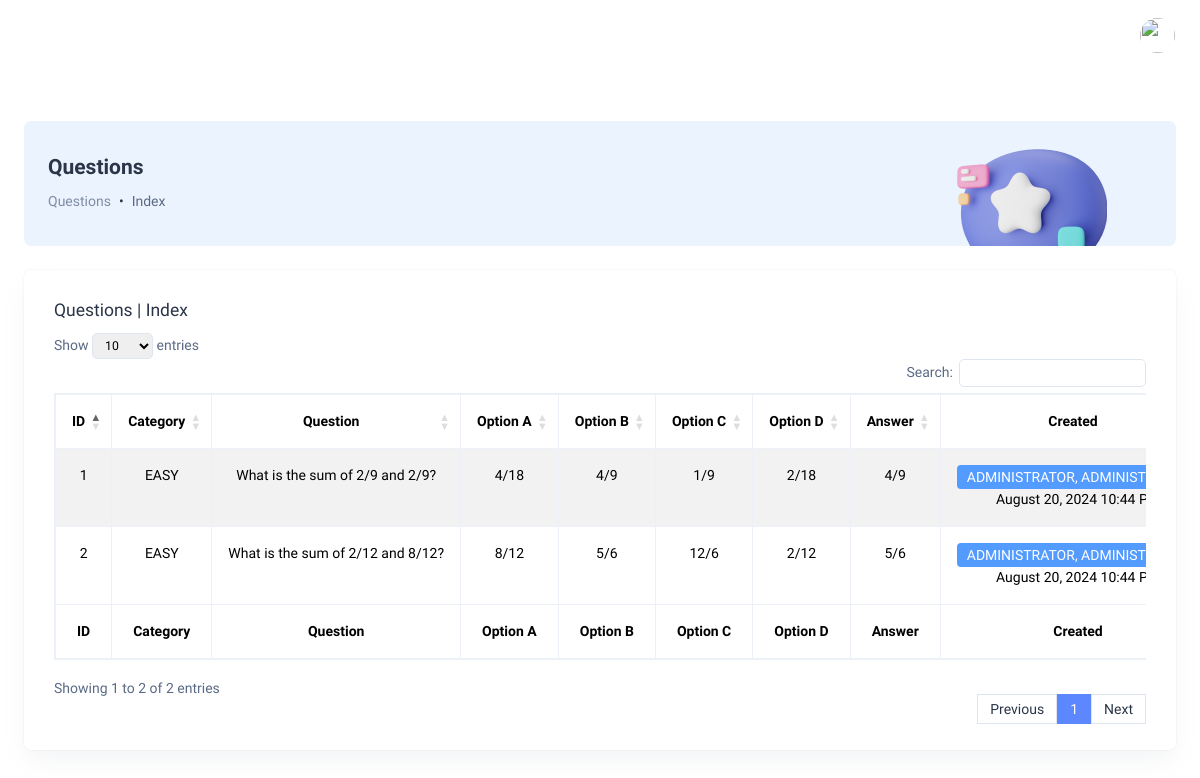
Page /index.php/questions on the committed database.
### tables this page shows
CREATE TABLE questions (
  id int NOT NULL AUTO_INCREMENT,
  category_id int DEFAULT NULL,
  question varchar(2000) DEFAULT NULL,
  option_a varchar(2000) DEFAULT NULL,
  option_b varchar(2000) DEFAULT NULL,
  option_c varchar(2000) DEFAULT NULL,
  option_d varchar(2000) DEFAULT NULL,
  answer varchar(2000) DEFAULT NULL,
  created_by int DEFAULT NULL,
  created_at timestamp NULL DEFAULT CURRENT_TIMESTAMP,
  updated_by int DEFAULT NULL,
  updated_at timestamp NULL DEFAULT NULL,
  deleted_by int DEFAULT NULL,
  deleted_at timestamp NULL DEFAULT NULL,
  PRIMARY KEY (id)
);

CREATE TABLE users (
  id int NOT NULL AUTO_INCREMENT,
  lrn varchar(255) DEFAULT NULL,
  username varchar(255) DEFAULT NULL,
  password varchar(255) DEFAULT NULL,
  first_name varchar(255) DEFAULT NULL,
  middle_name varchar(255) DEFAULT NULL,
  last_name varchar(255) DEFAULT NULL,
  dob date DEFAULT NULL,
  gender varchar(255) DEFAULT NULL,
  contact_no varchar(255) DEFAULT NULL,
  address varchar(2000) DEFAULT NULL,
  role_id int DEFAULT NULL,
  is_activated tinyint DEFAULT 0,
  created_by int DEFAULT NULL,
  created_at timestamp NULL DEFAULT CURRENT_TIMESTAMP,
  updated_by int DEFAULT NULL,
  updated_at timestamp NULL DEFAULT NULL,
  deleted_by int DEFAULT NULL,
  deleted_at timestamp NULL DEFAULT NULL,
  PRIMARY KEY (id)
);

### application/controllers/Questions.php (called while the page is built, shortened)
<?php
class Questions extends CI_Controller
{
	public function index()
	{
		$data['items'] = $items = $this->M_questions->get_all();
		$data['page_data'] = array(
			'module' => 'Questions',
			'section' => 'Index',
			'styles_path' => array(
				'modules/' . strtolower(get_class()) . '/' . strtolower(__FUNCTION__)
			),
			'header_scripts_path' => array(
				'modules/' . strtolower(get_class()) . '/header_' . strtolower(__FUNCTION__)
			),
			'footer_scripts_path' => array(
				'modules/' . strtolower(get_class()) . '/footer_' . strtolower(__FUNCTION__),
			)
		);
		$this->load->view('layouts/dashboard/header', $data);
		$this->load->view('modules/questions/' . strtolower(__FUNCTION__), $data);
		$this->load->view('layouts/dashboard/footer', $data);
	}
}

### index.php (called while the page is built, shortened)
<?php
require_once BASEPATH.'core/CodeIgniter.php';

### application/models/Questions_model.php (called while the page is built, shortened)
<?php
class Questions_model extends CI_Model
{
	private $_table_name = 'questions';
	public function get_all($limit = 100)
	{
		return $this->db->where('deleted_at', null)
			->limit($limit)
			->get($this->_table_name)
			->result_array();
	}
}

### application/libraries/Dropdown.php (called while the page is built, shortened)
<?php
class Dropdown
{
	private static $cache = array();
	public static function get_static($name, $value = false, $action = "form")
	{
		if (isset(self::$cache['static' . $name])) {
			$array = self::$cache['static' . $name];
			if (($value) || ($action != "form")) {
				return @$array[$value];
			}
			return $array;
		}
		switch ($name) {
			case 'roles':
				$array = array(
					'' => 'SELECT VALUE',
					1 => 'ADMINISTRATOR',
					2 => 'STUDENT'
				);
				break;
			case 'categories':
				$array = array(
					'' => 'SELECT VALUE',
					1 => 'EASY',
					2 => 'MEDIUM',
					3 => 'HARD'
				);
				break;
		}
		self::$cache['static' . $name] = $array;
		if (($value) || ($action != "form")) {
			return @$array[$value];
		}
		return $array;
	}
}

### application/models/Users_model.php (called while the page is built, shortened)
<?php
class Users_model extends CI_Model
{
	private $_table_name = 'users';
	public function get($id)
	{
		return $this->db->where('id', $id)
			->where('deleted_at', null)
			->get($this->_table_name)
			->row_array();
	}
}

### application/helpers/custom_db_helper.php (called while the page is built, shortened)
<?php
if (!function_exists('get_person_name')) {
	function get_person_name($user_id)
	{
		$CI = &get_instance();
		$user = $CI->M_users->get($user_id);
		if (empty($user)) return null;
		return $user['last_name'] . ', ' . $user['first_name'];
	}
}

### application/helpers/custom_date_helper.php (called while the page is built, shortened)
<?php
if (!function_exists('view_date')) {
	function view_date($date = "", $type = "")
	{
		if (($date == "0000-00-00 00:00:00") || ($date == NULL)) {
			return "N/A";
		}
		if (($type == "range") || ($type == "daterange")) {
			$dates = explode('-', $date);
			$from = date_format(date_create($dates[0]), 'F j, Y');
			$to = date_format(date_create($dates[1]), 'F j, Y');
			return $from . " to " . $to;
		} else if ($type == "month_year") {
			return date_format(date_create($date), 'F, Y');
		} else if (($type == "year_month")) {
			return date_format(date_create($date), 'F, Y');
		} else if ($type == "year") {
			return date_format(date_create($date), 'Y');
		} else if ($type == "day") {
			return date_format(date_create($date), 'j');
		} else if ($type == "month") {
			return date_format(date_create($date), 'F');
		} else if ($type == "his") {
			return date_format(date_create($date), 'F j, Y H:i:s');
		} else if ($type == "date") {
			return date_format(date_create($date), 'F j, Y');
		} else if ($type == "date_am_pm") {
			return date_format(date_create($date), 'F j, Y h:i A');
		} else if ($type == 'time') {
			return date_format(date_create($date), 'h:i A');
		}
	}
}

### application/views/modules/questions/index.php (the view, shortened to what this page needs)
<div class="body-wrapper">
	<div class="container-fluid">
		<div class="card bg-info-subtle shadow-none position-relative overflow-hidden mb-4">
			<div class="card-body px-4 py-3">
				<div class="row align-items-center">
					<div class="col-9">
						<h4 class="fw-semibold mb-8"><?= @$page_data['module']; ?></h4>
						<nav aria-label="breadcrumb">
							<ol class="breadcrumb">
								<li class="breadcrumb-item">
									<a class="text-muted text-decoration-none" href="#"
									><?= @$page_data['module']; ?></a
									>
								</li>
								<li class="breadcrumb-item" aria-current="page"><?= @$page_data['section']; ?></li>
							</ol>
						</nav>
					</div>
					<div class="col-3">
						<div class="text-center mb-n5">
							<img
								src="<?= site_url('assets/templates/modernize/images/breadcrumb/ChatBc.png') ?>"
								alt=""
								class="img-fluid mb-n4"
							/>
						</div>
					</div>
				</div>
			</div>
		</div>
		<div class="datatables">
			<div class="row">
				<div class="col-12">
					<div class="card">
						<div class="card-body">
							<div class="mb-2">
								<h5 class="mb-0"><?= @$page_data['module']; ?> | <?= @$page_data['section']; ?></h5>
							</div>
							<div class="table-responsive">
								<table id="table" class="table border table-striped table-bordered text-nowrap">
									<thead>
									<tr>
										<th>ID</th>
										<th>Category</th>
										<th>Question</th>
										<th>Option A</th>
										<th>Option B</th>
										<th>Option C</th>
										<th>Option D</th>
										<th>Answer</th>
										<th>Created</th>
									</tr>
									</thead>
									<tbody>
									<?php if (!empty(@$items)) : ?>
										<?php foreach (@$items as $key => $value) : ?>
											<tr>
												<td><?= $value['id']; ?></td>
												<td><?= Dropdown::get_static('categories', $value['category_id'], 'view'); ?></td>
												<td><?= $value['question']; ?></td>
												<td><?= $value['option_a']; ?></td>
												<td><?= $value['option_b']; ?></td>
												<td><?= $value['option_c']; ?></td>
												<td><?= $value['option_d']; ?></td>
												<td><?= $value['answer']; ?></td>
												<td style="width: 15%;"><?= '<div class="badge bg-info">' . get_person_name($value['created_by']) . '</div>' . ' <div>' . view_date($value['created_at'], 'date_am_pm') . '</div>'; ?></td>
											</tr>
										<?php endforeach; ?>
									<?php endif; ?>
									</tbody>
									<tfoot>
									<tr>
										<th>ID</th>
										<th>Category</th>
										<th>Question</th>
										<th>Option A</th>
										<th>Option B</th>
										<th>Option C</th>
										<th>Option D</th>
										<th>Answer</th>
										<th>Created</th>
									</tr>
									</tfoot>
								</table>
							</div>
						</div>
					</div>
				</div>
			</div>
		</div>
	</div>
</div>

### assets/css/overall.css (style rules this page uses)
table > thead > tr > th, table > tfoot > tr > th, table > thead > tr > td, table > tbody > tr > td { text-align: center !important; }

### rows in the picture
questions: id "1", category+id "EASY", question "What is the sum of 2/9 and 2/9?", option_a "4/18", option_b "4/9", option_c "1/9", option_d "2/18", answer "4/9", created_by.first_name "ADMINISTRATOR,…", created_at "August 20, 2024 10:44…"
questions: id "2", category "EASY", question "What is the sum of 2/12 and 8/12?", option_a "8/12", option_b "5/6", option_c "12/6", option_d "2/12", answer "5/6", created_by.first_name "ADMINISTRATOR,…", created_at "August 20, 2024 10:44…"
